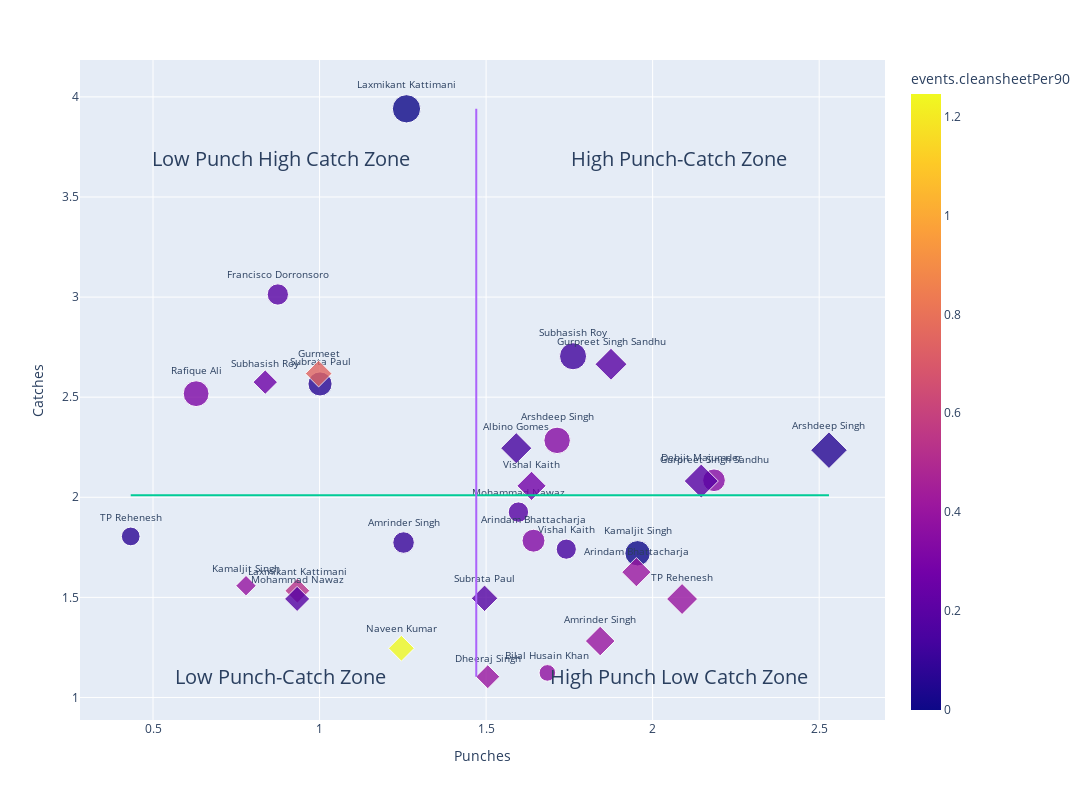

Notebook source saved alongside this figure:
### Code cell
# Punches vs catches with saves and cleansheets:
fig = px.scatter(y=y_col, x=x_col, data_frame=gk_df_mins_df,
                 size=markerSize, color=markerColor, opacity=.8,
                 hover_name=hoverName, text=markerLabelText, symbol=markerSymbol,
                 labels={y_col: "Catches", x_col: "Punches", markerSymbol: "tour"})
# Add average lines for punches and catches:
fig.add_trace(go.Scatter(x=gk_df_mins_df[x_col],
                         y=[gk_df_mins_df[y_col].mean()]*len(gk_df_mins_df),
                         name="Avg. catches"))
fig.add_trace(go.Scatter(x=[gk_df_mins_df[x_col].mean()]*len(gk_df_mins_df),
                         y=gk_df_mins_df[y_col],
                         name="Avg. punches"))
# Annotations for each quadrant
# Right top quadrant #
fig.add_annotation(x=gk_df_mins_df[x_col].max(),
                   y=gk_df_mins_df[y_col].max(),
            text="High Punch-Catch Zone",
            showarrow=False, xshift=-150, yshift=-50, font={"size": 20})
# Right bottom quadrant #
fig.add_annotation(x=gk_df_mins_df[x_col].max(),
                   y=gk_df_mins_df[y_col].min(),
            text="High Punch Low Catch Zone",
            showarrow=False, xshift=-150, font={"size": 20})
# Left bottom quadrant #
fig.add_annotation(x=gk_df_mins_df[x_col].min(),
                   y=gk_df_mins_df[y_col].min(),
            text="Low Punch-Catch Zone",
            showarrow=False, xshift=150, font={"size": 20})
# Left top quadrant #
fig.add_annotation(x=gk_df_mins_df[x_col].min(),
                   y=gk_df_mins_df[y_col].max(),
            text="Low Punch High Catch Zone",
            showarrow=False, xshift=150, yshift=-50, font={"size": 20})
# Additional plot parameters:
fig.update_traces(textposition='top center', textfont_size=10)
fig.update_layout(showlegend=False, height=800, width=1500)

fig.show()

### Figure 1 — Plotly figure (JSON) as saved in the notebook; plotly's stock layout.template omitted (floating-point values rounded to 4 significant figures)
{"data": [{"hovertemplate": "<b>%{hovertext}</b><br><br>tour=ISL6<br>Punches=%{x}<br>Catches=%{y}<br>goaltenders.savesPer90=%{marker.size}<br>short_name=%{text}<br>events.cleansheetPer90=%{marker.color}<extra></extra>", "hovertext": ["MCFC", "OFC", "HFC", "NEUFC", "KBFC", "ATKFC", "JFC", "BFC", "CFC", "HFC", "JFC", "OFC", "KBFC", "FCG"], "legendgroup": "ISL6", "marker": {"color": [0.1043, 0.1944, 0, 0.1258, 0.07217, 0.3285, 0.06259, 0.3475, 0.1411, 0, 0.3147, 0.3426, 0.3742, 0.1879], "coloraxis": "coloraxis", "opacity": 0.8, "size": [2.191, 2.138, 3.783, 3.459, 1.66, 2.487, 2.754, 2.432, 1.929, 3.05, 3.147, 3.312, 1.31, 1.973], "sizemode": "area", "sizeref": 0.009457, "symbol": "circle"}, "mode": "markers+text", "name": "ISL6", "orientation": "v", "showlegend": true, "text": ["Amrinder Singh", "Francisco Dorronsoro", "Laxmikant Kattimani", "Subhasish Roy", "TP Rehenesh", "Arindam Bhattacharja", "Subrata Paul", "Gurpreet Singh Sandhu", "Vishal Kaith", "Kamaljit Singh", "Rafique Ali", "Arshdeep Singh", "Bilal Husain Khan", "Mohammad Nawaz"], "textfont": {"size": 10}, "textposition": "top center", "type": "scatter", "x": [1.252, 0.8747, 1.261, 1.761, 0.433, 1.642, 1.001, 2.184, 1.741, 1.955, 0.6294, 1.713, 1.684, 1.597], "xaxis": "x", "y": [1.774, 3.013, 3.94, 2.704, 1.804, 1.783, 2.566, 2.085, 1.741, 1.72, 2.517, 2.284, 1.123, 1.926], "yaxis": "y"}, {"hovertemplate": "<b>%{hovertext}</b><br><br>tour=ISL7<br>Punches=%{x}<br>Catches=%{y}<br>goaltenders.savesPer90=%{marker.size}<br>short_name=%{text}<br>events.cleansheetPer90=%{marker.color}<extra></extra>", "hovertext": ["MCFC", "HFC", "NEUFC", "JFC", "ATKMB", "HFC", "BFC", "KBFC", "SCEB", "CFC", "FCG", "OFC", "ATKMB", "OFC", "FCG", "NEUFC"], "legendgroup": "ISL7", "marker": {"color": [0.4005, 0.5333, 0.2575, 0.3978, 0.4065, 0.1869, 0.1974, 0.1403, 0.1951, 0.2805, 1.246, 0.3896, 0.4013, 0.05882, 0.1865, 0.7479], "coloraxis": "coloraxis", "opacity": 0.8, "size": [2.443, 1.733, 1.674, 2.685, 2.398, 1.963, 2.862, 2.713, 3.251, 2.384, 1.869, 1.169, 1.605, 3.765, 1.772, 1.994], "sizemode": "area", "sizeref": 0.009457, "symbol": "diamond"}, "mode": "markers+text", "name": "ISL7", "orientation": "v", "showlegend": true, "text": ["Amrinder Singh", "Laxmikant Kattimani", "Subhasish Roy", "TP Rehenesh", "Arindam Bhattacharja", "Subrata Paul", "Gurpreet Singh Sandhu", "Albino Gomes", "Debjit Majumder", "Vishal Kaith", "Naveen Kumar", "Kamaljit Singh", "Dheeraj Singh", "Arshdeep Singh", "Mohammad Nawaz", "Gurmeet"], "textfont": {"size": 10}, "textposition": "top center", "type": "scatter", "x": [1.842, 0.9333, 0.8369, 2.088, 1.951, 1.495, 1.875, 1.59, 2.146, 1.636, 1.246, 0.7792, 1.505, 2.529, 0.9326, 0.9972], "xaxis": "x", "y": [1.282, 1.533, 2.575, 1.492, 1.626, 1.495, 2.664, 2.245, 2.081, 2.057, 1.246, 1.558, 1.104, 2.235, 1.492, 2.618], "yaxis": "y"}, {"name": "Avg. catches", "textfont": {"size": 10}, "textposition": "top center", "type": "scatter", "x": [1.252, 0.8747, 1.261, 1.761, 0.433, 1.642, 1.001, 2.184, 1.741, 1.955, 0.6294, 1.713, 1.684, 1.597, 1.842, 0.9333, 0.8369, 2.088, 1.951, 1.495, 1.875, 1.59, 2.146, 1.636, 1.246, 0.7792, 1.505, 2.529, 0.9326, 0.9972], "y": [2.01, 2.01, 2.01, 2.01, 2.01, 2.01, 2.01, 2.01, 2.01, 2.01, 2.01, 2.01, 2.01, 2.01, 2.01, 2.01, 2.01, 2.01, 2.01, 2.01, 2.01, 2.01, 2.01, 2.01, 2.01, 2.01, 2.01, 2.01, 2.01, 2.01]}, {"name": "Avg. punches", "textfont": {"size": 10}, "textposition": "top center", "type": "scatter", "x": [1.47, 1.47, 1.47, 1.47, 1.47, 1.47, 1.47, 1.47, 1.47, 1.47, 1.47, 1.47, 1.47, 1.47, 1.47, 1.47, 1.47, 1.47, 1.47, 1.47, 1.47, 1.47, 1.47, 1.47, 1.47, 1.47, 1.47, 1.47, 1.47, 1.47], "y": [1.774, 3.013, 3.94, 2.704, 1.804, 1.783, 2.566, 2.085, 1.741, 1.72, 2.517, 2.284, 1.123, 1.926, 1.282, 1.533, 2.575, 1.492, 1.626, 1.495, 2.664, 2.245, 2.081, 2.057, 1.246, 1.558, 1.104, 2.235, 1.492, 2.618]}], "layout": {"annotations": [{"font": {"size": 20}, "showarrow": false, "text": "High Punch-Catch Zone", "x": 2.529, "xshift": -150, "y": 3.94, "yshift": -50}, {"font": {"size": 20}, "showarrow": false, "text": "High Punch Low Catch Zone", "x": 2.529, "xshift": -150, "y": 1.104}, {"font": {"size": 20}, "showarrow": false, "text": "Low Punch-Catch Zone", "x": 0.433, "xshift": 150, "y": 1.104}, {"font": {"size": 20}, "showarrow": false, "text": "Low Punch High Catch Zone", "x": 0.433, "xshift": 150, "y": 3.94, "yshift": -50}], "coloraxis": {"colorbar": {"title": {"text": "events.cleansheetPer90"}}, "colorscale": [[0, "#0d0887"], [0.1111, "#46039f"], [0.2222, "#7201a8"], [0.3333, "#9c179e"], [0.4444, "#bd3786"], [0.5556, "#d8576b"], [0.6667, "#ed7953"], [0.7778, "#fb9f3a"], [0.8889, "#fdca26"], [1, "#f0f921"]]}, "height": 800, "legend": {"itemsizing": "constant", "title": {"text": "tour"}, "tracegroupgap": 0}, "margin": {"t": 60}, "showlegend": false, "width": 1500, "xaxis": {"anchor": "y", "domain": [0, 1], "title": {"text": "Punches"}}, "yaxis": {"anchor": "x", "domain": [0, 1], "title": {"text": "Catches"}}}}
